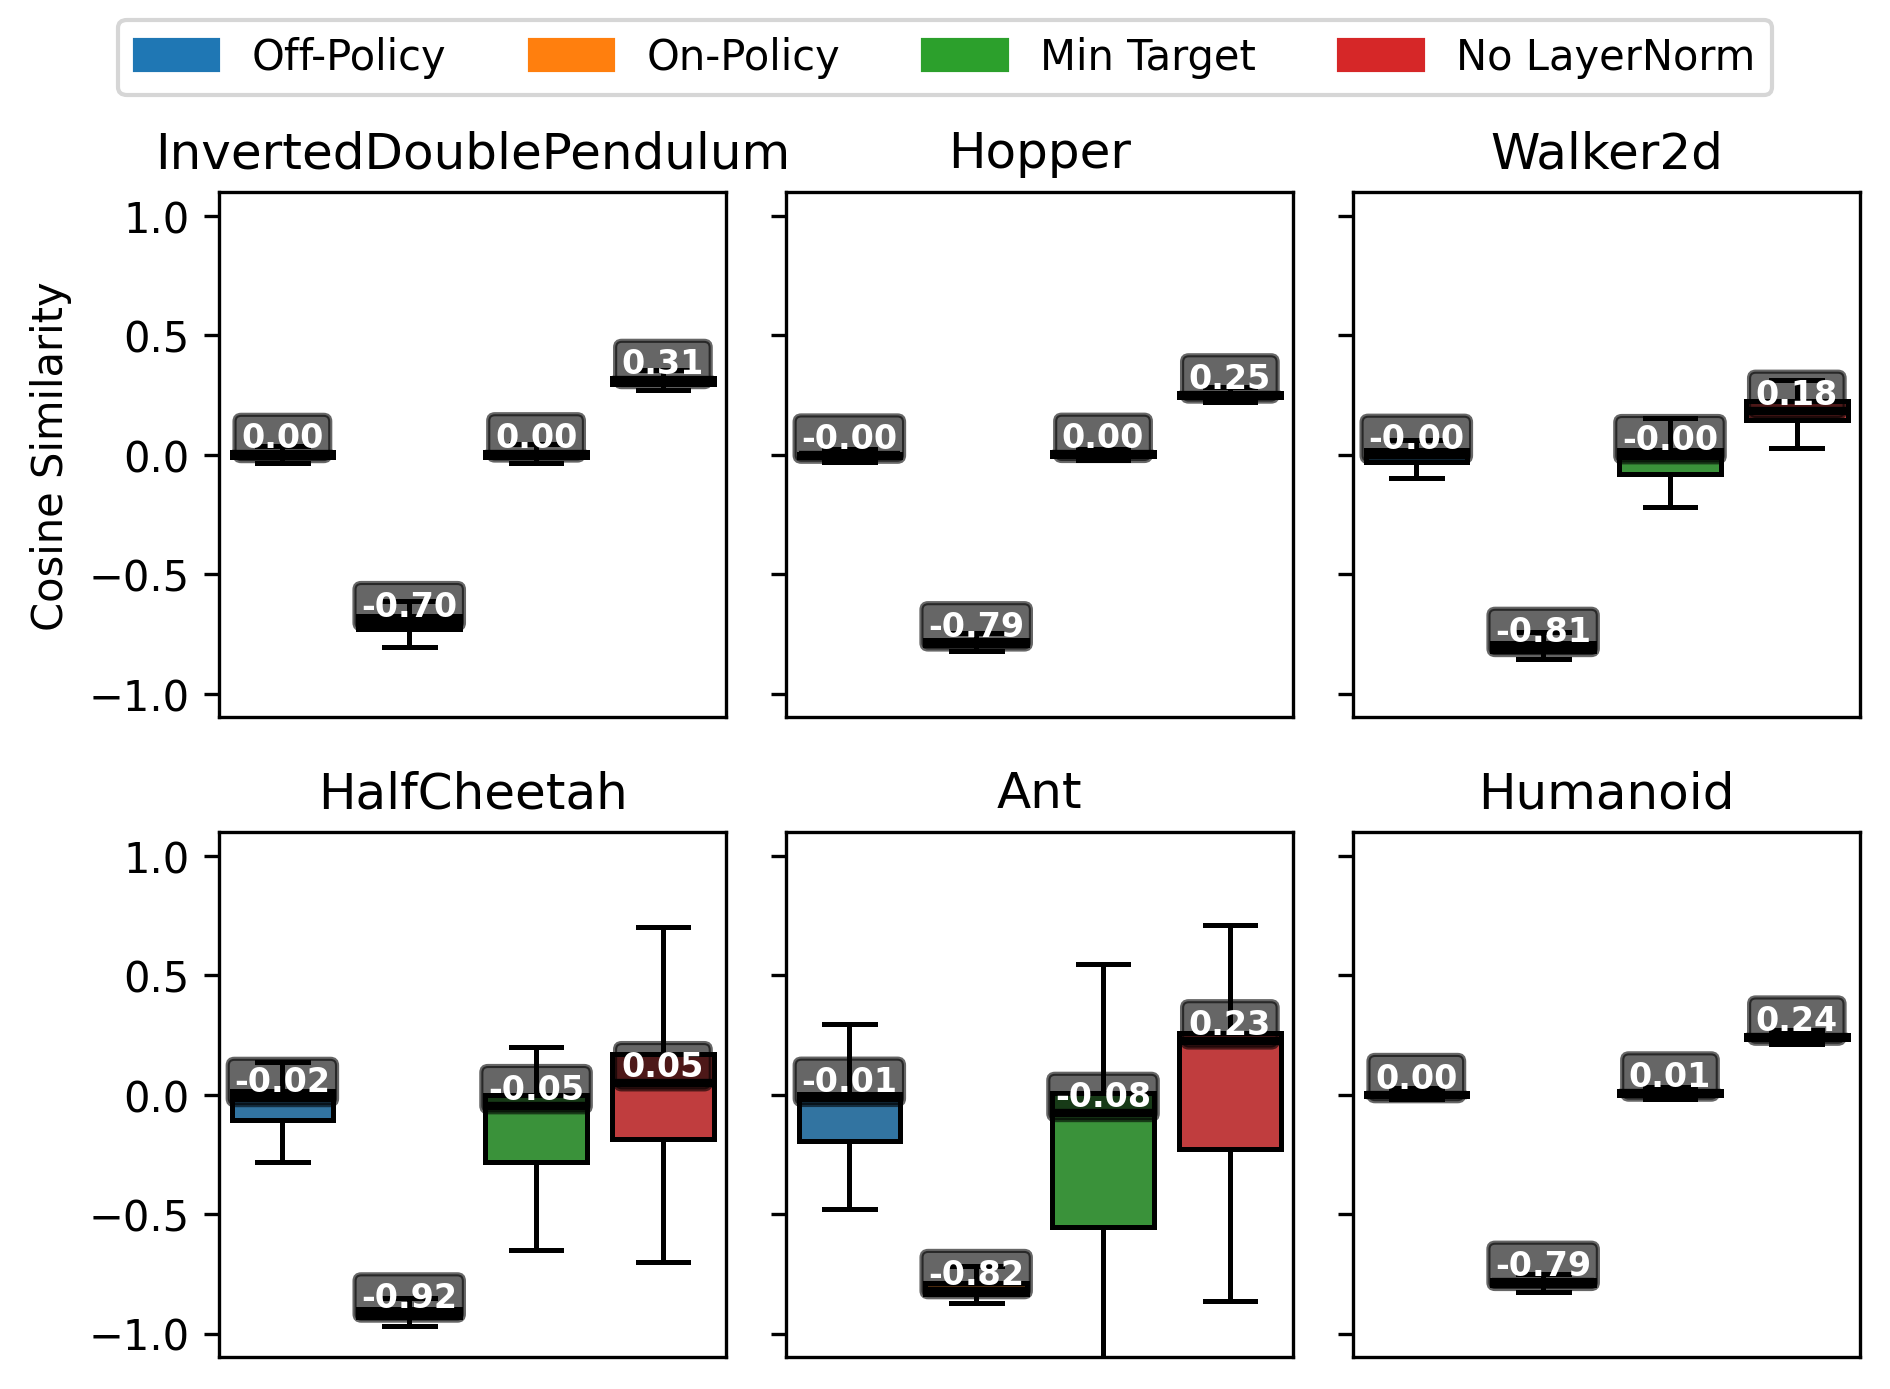

The script that saved this image:
"""
Generates a 2x3 grid of boxplots comparing cosine similarities for different
components of the gradient update, using data fetched from Weights & Biases.

This script is derived from a Jupyter notebook and adapted to use the centralized
styling provided in `plots/style.py`. It automates fetching data for different
MuJoCo environments and plots the cosine similarity metrics for various algorithm
configurations.

The script will:
1. Connect to the W&B API to fetch experiment data.
2. Iterate through a predefined set of environments (e.g., Hopper, Walker2d).
3. For each environment, create a boxplot of cosine similarity metrics.
4. Use the styling from `plots/style.py` for a consistent, publication-ready look.
5. Generate a shared legend for the plots.
6. Save the final figure as both PDF and PNG.
"""
import os
import pandas as pd
import wandb
import matplotlib.pyplot as plt
import seaborn as sns
import matplotlib.patches as mpatches

# Import and apply styling from plots/style.py
# This sets the theme, fonts, and other rcParams.
try:
    from plots.style import setup_shared_legend, save_publication_figure
    # The import of `plots.style` itself applies the rcParams
    import plots.style
except ImportError:
    print("Warning: Could not import from plots.style. Plot styling will be basic.")
    print("Ensure the script is run from the project root directory.")
    # Define dummy functions if import fails to avoid crashing
    def setup_shared_legend(fig, handles, labels, ncol, **kwargs):
        fig.legend(handles, labels, loc='upper center', ncol=ncol)

    def save_publication_figure(fig, path_without_extension):
        fig.savefig(f"{path_without_extension}.pdf", bbox_inches='tight')
        fig.savefig(f"{path_without_extension}.png", bbox_inches='tight', dpi=300)

# --- W&B Configuration ---
# Best practice is to set your W&B API key as an environment variable.
# os.environ["WANDB_API_KEY"] = "YOUR_API_KEY"

ENTITY = "mahdikallel"
PROJECT = "AAAI_GRAD_100K"
PROJECT_PATH = f"{ENTITY}/{PROJECT}"
MAX_STEP_LIMIT = 500_000

# --- Plotting Configuration ---
# Environments to generate subplots for.
CONFIGS = {
    "InvertedDoublePendulum": {"env_name": "InvertedDoublePendulum-v5"},
    "Hopper": {"env_name": "Hopper-v5"},
    "Walker2d": {"env_name": "Walker2d-v5"},
    "HalfCheetah": {"env_name": "HalfCheetah-v5"},
    "Ant": {"env_name": "Ant-v5"},
    "Humanoid": {"env_name": "Humanoid-v5"},
}

# Metrics to fetch from W&B. The order is important for the legend.
# METRICS = [
#     "train/cosine_true_normal",
#     "train/cosine_true_on",
#     "train/cosine_true_min",
#     "train/cosine_true_no",
# ]

METRICS = [
   "train/q_relative_bias_off_policy_control",     # Corresponds to "On-Policy"
   "train/q_relative_bias_on_policy_only", # Corresponds to "Off-Policy"   
   "train/q_relative_bias_min_target",     # Corresponds to "Min Target"
   "train/q_relative_bias_no_layernorm",    # Corresponds to "No LayerNorm"
]

# Labels for the legend, corresponding to the METRICS.
LEGEND_LABELS = ["Off-Policy", "On-Policy", "Min Target", "No LayerNorm"]


# --- Helper Functions ---

def fetch_and_filter_runs(api, project_path, config_params):
    """Fetches and filters W&B runs based on config parameters."""
    print(f"Fetching runs for config: {config_params}")
    all_runs = api.runs(project_path)
    matching_runs = [
        run for run in all_runs
        if all(run.config.get(key) == value for key, value in config_params.items())
    ]
    print(f"Found {len(matching_runs)} matching runs.")
    return matching_runs

def get_data_for_config(runs, metrics, max_step):
    """Processes a list of runs to extract and combine their history data."""
    df_list = []
    for run in runs:
        try:
            # Fetch history, drop rows with any NaNs in the specified metrics.
            history_df = run.history(samples=20000, keys=metrics + ['_step'])
            tmp_df = history_df.dropna(subset=metrics, axis=0)
            tmp_df = tmp_df[tmp_df["_step"] < int(max_step)]
            if not tmp_df.empty:
                df_list.append(tmp_df[metrics])
        except Exception as e:
            print(f"Warning: Could not process history for run '{run.name}'. Error: {e}")

    return pd.concat(df_list, ignore_index=True) if df_list else pd.DataFrame()


# --- Main Plotting Script ---

def main():
    """Main function to generate and save the plot."""
    try:
        api = wandb.Api()
    except wandb.errors.ApiException as e:
        print(f"Failed to connect to W&B API. Please check your API key. Error: {e}")
        return



    # Create figure and axes. Figsize is inherited from `plots.style.PLOT_PARAMS`.
    fig, axs = plt.subplots(2, 3, sharey=True)
    print(f"Fetching runs from project: {PROJECT_PATH}")

    for ax, (config_name, config_params) in zip(axs.flatten(), CONFIGS.items()):
        print(f"\n--- Processing Config: {config_name} ---")

        matching_runs = fetch_and_filter_runs(api, PROJECT_PATH, config_params)
        if not matching_runs:
            ax.text(0.5, 0.5, "No data found", ha='center', va='center', transform=ax.transAxes)
            ax.set_title(config_name)
            continue

        plot_data = get_data_for_config(matching_runs, METRICS, MAX_STEP_LIMIT)

        if plot_data.empty:
            ax.text(0.5, 0.5, "No valid data", ha='center', va='center', transform=ax.transAxes)
            ax.set_title(config_name)
            continue

        # Ensure columns are in the correct order for plotting and legend.
        plot_data = plot_data[METRICS]

        # Generate the boxplot, letting seaborn assign colors from the default palette.
        sns.boxplot(
            data=plot_data,
            ax=ax,
            showfliers=False,
            linewidth=1.2,
            medianprops={'color': 'black', 'linewidth': 2},
            whiskerprops={'color': 'black', 'linewidth': 1.2},
            capprops={'color': 'black', 'linewidth': 1.2},
            boxprops={'edgecolor': 'black'}
        )

        # Add median value labels inside the boxes.
        medians = plot_data.median()
        for i, median_val in enumerate(medians):
            ax.text(
                i, median_val, f'{median_val:.2f}',
                ha='center', va='bottom',  # Align text nicely
                color='white',
                fontsize=8,
                fontweight='bold',
                bbox=dict(facecolor='black', alpha=0.6, pad=2, boxstyle='round,pad=0.2')
            )

        # --- Subplot Styling ---
        ax.set_title(config_name)
        ax.set_xlabel('')
        ax.set_xticks([])
        ax.set_ylim(-1.1, 1.1)

    # --- Global Figure Styling ---
    axs[0, 0].set_ylabel('Cosine Similarity')

    # Create legend handles using seaborn's current color palette.
    palette = sns.color_palette(n_colors=len(LEGEND_LABELS))
    legend_patches = [
        mpatches.Patch(color=color, label=label)
        for color, label in zip(palette, LEGEND_LABELS)
    ]

    # Use the shared legend helper from style.py
    setup_shared_legend(fig, legend_patches, [p.get_label() for p in legend_patches], ncol=len(LEGEND_LABELS))

    # Adjust layout to prevent titles/labels from overlapping with the legend.
    fig.tight_layout(rect=[0, 0.03, 1, 0.95])

    # Save the figure using the helper from style.py
    output_path_no_ext = "plots/cosine_separate"
    print(f"\nSaving final plot to {output_path_no_ext}.pdf and .png")
    save_publication_figure(fig, output_path_no_ext)

    plt.show()

if __name__ == "__main__":
    main()
